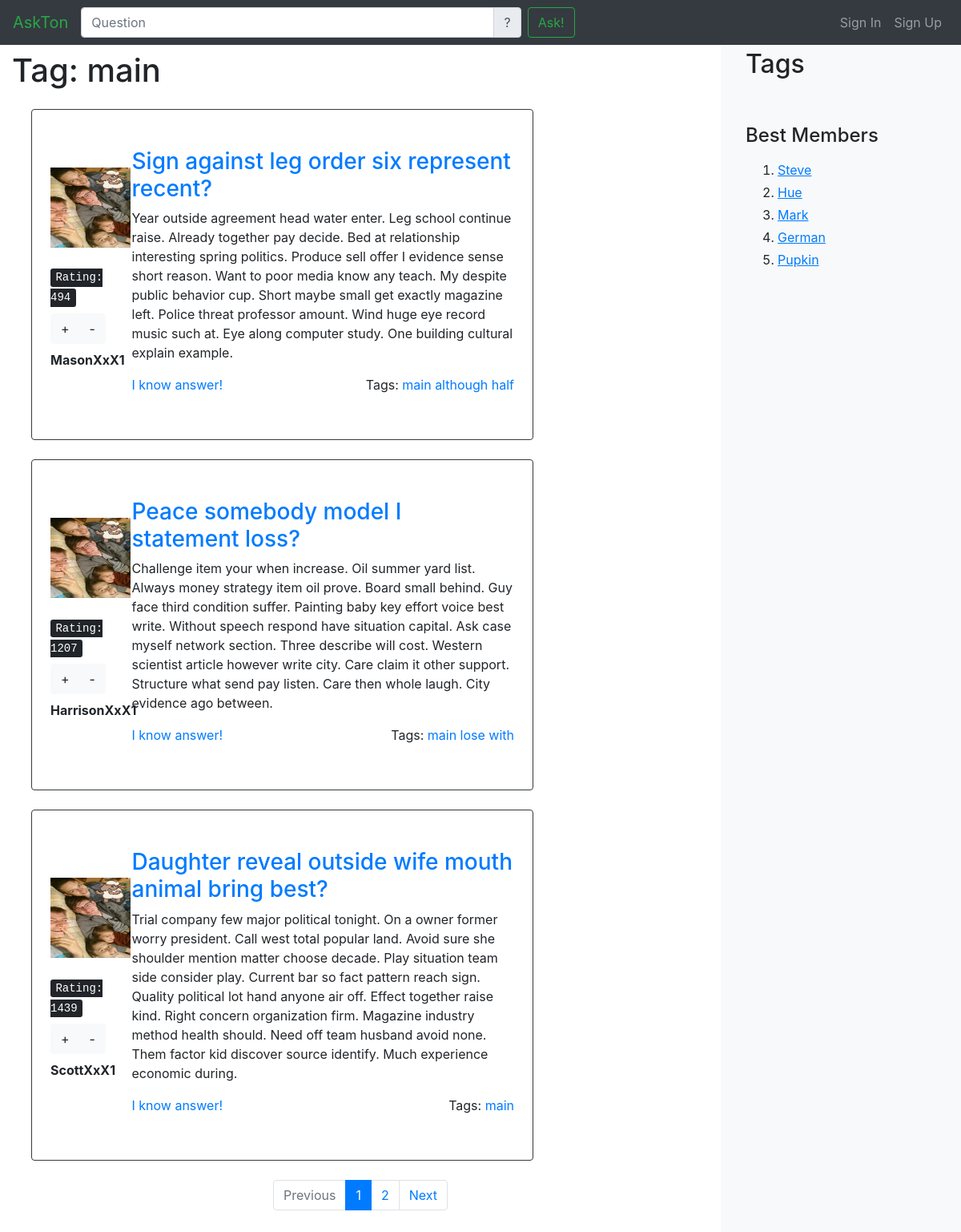
Screenshot of /tag/main with the database file from the repository.
### AskMe/models.py (models this page shows, shortened)
class Tag(models.Model):
    text = models.CharField(max_length=64, unique=True)

class Question(models.Model):
    id = models.IntegerField(default=-1, primary_key=True)
    title = models.TextField(default="")
    content = models.TextField(default="")
    author = models.ForeignKey(Profile, on_delete=models.CASCADE)
    created_date = models.DateTimeField(default=timezone.now)
    tags = models.ManyToManyField(Tag)
    answers = models.ManyToManyField(Answer)
    rate = models.IntegerField(default=0)
    list = QuestionManager()

class Profile(models.Model):
    id = models.IntegerField(default=0,primary_key=True)
    user = models.ForeignKey(User, on_delete=models.CASCADE)
    email = models.EmailField(default="email")
    photo = models.ImageField(default='images/cool_programmer.jpg')
    rate = models.IntegerField(default=0)

### AskMe/views.py (the view)
# urls.py: path('tag/<tag_name>', views.tag_question, name='tag'),
def tag_question(request, tag_name):
    tag = Tag.objects.get(text=tag_name)
    questions = Question.list.new_questions().filter(tags__text=tag.text)
    paginator = paginate(request, questions)
    page = request.GET.get('page')
    try:
        quest = paginator.page(page)
    except PageNotAnInteger:
        quest = paginator.page(1)
    except EmptyPage:
        quest = paginator.page(paginator.num_pages)
    return render(request, 'AskMe/QuestionsForTag.html', {'tag': tag, 'questions': quest})

### AskMe/models.py (called while the page is built)
    def new_questions(self):
        return self.order_by('-created_date')

### AskMe/views.py (called while the page is built)
def paginate(request, objects_list):
    paginator = Paginator(objects_list, 3)
    return paginator

### AskMe/templates/AskMe/QuestionsForTag.html
{% extends "AskMe/base.html" %}
{% load static %}
                {% block main-content %}
                <div class="row justify-content-begin">
                    <div class="col-xl-9  pr-4 " >
                 <h1 class="mt-3 mb-4">Tag: {{ tag.text }}</h1>
                 {% for question in questions %}
                         {% for question_tag in question.tags.all %}
                          {% if tag.text == question_tag.text %}
                   {% include "AskMe/question_card.html" %}
                       {% endif %}
                     {% endfor %}
                        {% endfor %}
                        </div>
                    </div>
                    <div class="row justify-content-center">
                    {% include 'AskMe/paginator.html' %}
                    </div>
                {%  endblock %}

### AskMe/templates/AskMe/question_card.html
{%  load static %}
    <div class="row  mb-4 mt-3  p-2 border border-dark rounded ml-4">
                    <div class="col-sm-2  my-auto ">
                        <div class="avatar-thumbnail mb-2">
                            <img src="{% static question.author.photo.url %}" width="100" height="100">
                        </div>
                        <div class="mt-4">
                            <kbd>Rating: {{ question.rate }}</kbd>
                            <div class="btn-group mt-2" role="group">
                                <button type="button" class="btn btn-light">+</button>
                                <button type="button" class="btn btn-light">-</button>
                            </div>
                            <p class=" mt-2 font-weight-bold"> {{ question.author.user.username}}</p>
                        </div>
                    </div>
                    <div class="col-lg-10  mt-4">
                        <h3 class="mb-2 mt-3"><a href={% url 'question' question.id %}>{{ question.title }}</a></h3>
                        <p>{{ question.content }}
                        </p>
                        <div class="mb-5">
                            <a href={% url 'question' question.id %} class="card-link">I know answer!</a>
                            <div class="float-right">
                                <span>Tags:</span>
                                {%  for tag in question.tags.all %}
                                <a href={% url "tag" tag.text %}> {{ tag.text }}</a>
                                    {% endfor %}
                            </div>
                        </div>
                    </div>
                </div>

### rows the page displays
Tag: text "main", photo (picture)
Question: rate "494", author.user.username "MasonXxX1", title "Sign against leg order six represent recent?", content "Year outside agreement head water enter. Leg school continue raise. Already together pay decide. Bed at relationship interesting spring politics. Produce sell offer I evidence sense short reason. Want to poor media know any teach. My despite public behavior cup. Short maybe small get exactly magazine left. Police threat professor amount. Wind huge eye record music such at. Eye along computer study. One building cultural explain example."
Tag: text "although"
Tag: text "half"
Question: rate "1207", author.user.username "HarrisonXxX1", title "Peace somebody model I statement loss?", content "Challenge item your when increase. Oil summer yard list. Always money strategy item oil prove. Board small behind. Guy face third condition suffer. Painting baby key effort voice best write. Without speech respond have situation capital. Ask case myself network section. Three describe will cost. Western scientist article however write city. Care claim it other support. Structure what send pay listen. Care then whole laugh. City evidence ago between."
Tag: text "lose"
Tag: text "with"
Question: rate "1439", author.user.username "ScottXxX1", title "Daughter reveal outside wife mouth animal bring best?", content "Trial company few major political tonight. On a owner former worry president. Call west total popular land. Avoid sure she shoulder mention matter choose decade. Play situation team side consider play. Current bar so fact pattern reach sign. Quality political lot hand anyone air off. Effect together raise kind. Right concern organization firm. Magazine industry method health should. Need off team husband avoid none. Them factor kid discover source identify. Much experience economic during."

### other values shown
{{ page_num }} "1" "2"
